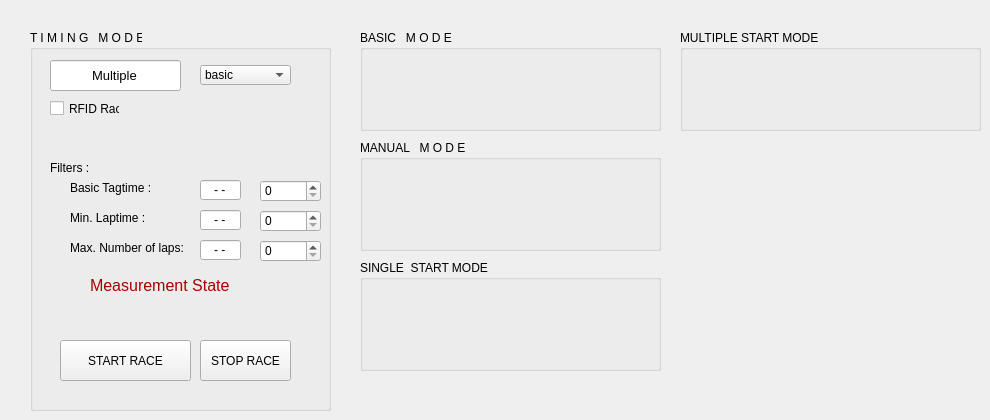
      <widget class="QWidget" name="tabTimingSettings">
       <attribute name="title">
        <string>Timing Settings</string>
       </attribute>
       <widget class="QGroupBox" name="groupTerminal_2">
        <property name="geometry">
         <rect>
          <x>30</x>
          <y>30</y>
          <width>301</width>
          <height>381</height>
         </rect>
        </property>
        <property name="autoFillBackground">
         <bool>false</bool>
        </property>
        <property name="title">
         <string>T I M I N G   M O D E</string>
        </property>
        <widget class="QComboBox" name="comboTimingMode">
         <property name="geometry">
          <rect>
           <x>170</x>
           <y>35</y>
           <width>91</width>
           <height>20</height>
          </rect>
         </property>
         <item>
          <property name="text">
           <string>basic</string>
          </property>
         </item>
         <item>
          <property name="text">
           <string>manual</string>
          </property>
         </item>
         <item>
          <property name="text">
           <string>single start</string>
          </property>
         </item>
         <item>
          <property name="text">
           <string>multiple start</string>
          </property>
         </item>
        </widget>
        <widget class="QLineEdit" name="lineTimingMode">
         <property name="geometry">
          <rect>
           <x>20</x>
           <y>30</y>
           <width>131</width>
           <height>31</height>
          </rect>
         </property>
         <property name="font">
          <font>
           <pointsize>10</pointsize>
          </font>
         </property>
         <property name="layoutDirection">
          <enum>Qt::LeftToRight</enum>
         </property>
         <property name="autoFillBackground">
          <bool>false</bool>
         </property>
         <property name="styleSheet">
          <string notr="true"/>
         </property>
         <property name="text">
          <string>Multiple</string>
         </property>
         <property name="alignment">
          <set>Qt::AlignCenter</set>
         </property>
         <property name="readOnly">
          <bool>true</bool>
         </property>
        </widget>
        <widget class="QSpinBox" name="spinTagtime">
         <property name="geometry">
          <rect>
           <x>230</x>
           <y>150</y>
           <width>61</width>
           <height>22</height>
          </rect>
         </property>
         <property name="maximum">
          <number>255</number>
         </property>
        </widget>
        <widget class="QLineEdit" name="lineFilterTagtime">
         <property name="geometry">
          <rect>
           <x>170</x>
           <y>150</y>
           <width>41</width>
           <height>20</height>
          </rect>
         </property>
         <property name="layoutDirection">
          <enum>Qt::LeftToRight</enum>
         </property>
         <property name="autoFillBackground">
          <bool>false</bool>
         </property>
         <property name="styleSheet">
          <string notr="true"/>
         </property>
         <property name="text">
          <string>- -</string>
         </property>
         <property name="alignment">
          <set>Qt::AlignCenter</set>
         </property>
         <property name="readOnly">
          <bool>true</bool>
         </property>
        </widget>
        <widget class="QLabel" name="label_13">
         <property name="geometry">
          <rect>
           <x>40</x>
           <y>150</y>
           <width>91</width>
           <height>16</height>
          </rect>
         </property>
         <property name="font">
          <font>
           <pointsize>9</pointsize>
          </font>
         </property>
         <property name="text">
          <string>Basic Tagtime :</string>
         </property>
        </widget>
        <widget class="QLineEdit" name="lineFilterMinlaptime">
         <property name="geometry">
          <rect>
           <x>170</x>
           <y>180</y>
           <width>41</width>
           <height>20</height>
          </rect>
         </property>
         <property name="layoutDirection">
          <enum>Qt::LeftToRight</enum>
         </property>
         <property name="autoFillBackground">
          <bool>false</bool>
         </property>
         <property name="styleSheet">
          <string notr="true"/>
         </property>
         <property name="text">
          <string>- -</string>
         </property>
         <property name="alignment">
          <set>Qt::AlignCenter</set>
         </property>
         <property name="readOnly">
          <bool>true</bool>
         </property>
        </widget>
        <widget class="QSpinBox" name="spinMinlaptime">
         <property name="geometry">
          <rect>
           <x>230</x>
           <y>180</y>
           <width>61</width>
           <height>22</height>
          </rect>
         </property>
         <property name="maximum">
          <number>255</number>
         </property>
        </widget>
        <widget class="QLabel" name="label_14">
         <property name="geometry">
          <rect>
           <x>40</x>
           <y>180</y>
           <width>91</width>
           <height>16</height>
          </rect>
         </property>
         <property name="font">
          <font>
           <pointsize>9</pointsize>
          </font>
         </property>
         <property name="text">
          <string>Min. Laptime :</string>
         </property>
        </widget>
        <widget class="QLabel" name="label_15">
         <property name="geometry">
          <rect>
           <x>40</x>
           <y>210</y>
           <width>121</width>
           <height>16</height>
          </rect>
         </property>
         <property name="font">
          <font>
           <pointsize>9</pointsize>
          </font>
         </property>
         <property name="text">
          <string>Max. Number of laps:</string>
         </property>
        </widget>
        <widget class="QLineEdit" name="lineMaxlapnumber">
         <property name="geometry">
          <rect>
           <x>170</x>
           <y>210</y>
           <width>41</width>
           <height>20</height>
          </rect>
         </property>
         <property name="layoutDirection">
          <enum>Qt::LeftToRight</enum>
         </property>
         <property name="autoFillBackground">
          <bool>false</bool>
         </property>
         <property name="styleSheet">
          <string notr="true"/>
         </property>
         <property name="text">
          <string>- -</string>
         </property>
         <property name="alignment">
          <set>Qt::AlignCenter</set>
         </property>
         <property name="readOnly">
          <bool>true</bool>
         </property>
        </widget>
        <widget class="QSpinBox" name="spinMaxlapnumber">
         <property name="geometry">
          <rect>
           <x>230</x>
           <y>210</y>
           <width>61</width>
           <height>22</height>
          </rect>
         </property>
         <property name="maximum">
          <number>255</number>
         </property>
        </widget>
        <widget class="QLabel" name="label_16">
         <property name="geometry">
          <rect>
           <x>20</x>
           <y>130</y>
           <width>91</width>
           <height>16</height>
          </rect>
         </property>
         <property name="font">
          <font>
           <pointsize>9</pointsize>
          </font>
         </property>
         <property name="text">
          <string>Filters :</string>
         </property>
        </widget>
        <widget class="QPushButton" name="pushRaceStart">
         <property name="geometry">
          <rect>
           <x>30</x>
           <y>310</y>
           <width>131</width>
           <height>41</height>
          </rect>
         </property>
         <property name="text">
          <string>START RACE</string>
         </property>
        </widget>
        <widget class="QPushButton" name="pushRaceStop">
         <property name="geometry">
          <rect>
           <x>170</x>
           <y>310</y>
           <width>91</width>
           <height>41</height>
          </rect>
         </property>
         <property name="text">
          <string>STOP RACE</string>
         </property>
        </widget>
        <widget class="QLabel" name="labelMeasurementState">
         <property name="geometry">
          <rect>
           <x>60</x>
           <y>245</y>
           <width>171</width>
           <height>21</height>
          </rect>
         </property>
         <property name="font">
          <font>
           <pointsize>12</pointsize>
          </font>
         </property>
         <property name="styleSheet">
          <string notr="true">color:#aa0000</string>
         </property>
         <property name="text">
          <string>Measurement State</string>
         </property>
        </widget>
        <widget class="QCheckBox" name="checkRfidRace">
         <property name="geometry">
          <rect>
           <x>20</x>
           <y>70</y>
           <width>70</width>
           <height>17</height>
          </rect>
         </property>
         <property name="text">
          <string>RFID Race</string>
         </property>
        </widget>
       </widget>
       <widget class="QGroupBox" name="groupTerminal_3">
        <property name="enabled">
         <bool>true</bool>
        </property>
        <property name="geometry">
         <rect>
          <x>360</x>
          <y>30</y>
          <width>301</width>
          <height>101</height>
         </rect>
        </property>
        <property name="autoFillBackground">
         <bool>false</bool>
        </property>
        <property name="title">
         <string>BASIC   M O D E</string>
        </property>
       </widget>
       <widget class="QGroupBox" name="groupTerminal_4">
        <property name="geometry">
         <rect>
          <x>360</x>
          <y>140</y>
          <width>301</width>
          <height>111</height>
         </rect>
        </property>
        <property name="autoFillBackground">
         <bool>false</bool>
        </property>
        <property name="title">
         <string>MANUAL   M O D E</string>
        </property>
       </widget>
       <widget class="QGroupBox" name="groupTerminal_5">
        <property name="geometry">
         <rect>
          <x>680</x>
          <y>30</y>
          <width>301</width>
          <height>101</height>
         </rect>
        </property>
        <property name="autoFillBackground">
         <bool>false</bool>
        </property>
        <property name="title">
         <string>MULTIPLE START MODE</string>
        </property>
       </widget>
       <widget class="QGroupBox" name="groupTerminal_6">
        <property name="geometry">
         <rect>
          <x>360</x>
          <y>260</y>
          <width>301</width>
          <height>111</height>
         </rect>
        </property>
        <property name="autoFillBackground">
         <bool>false</bool>
        </property>
        <property name="title">
         <string>SINGLE  START MODE</string>
        </property>
       </widget>
      </widget>
